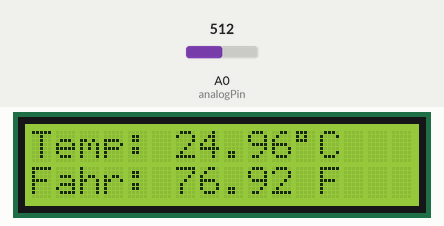
The sketch below on a simulated Arduino Uno, built with avr-gcc and run on an emulated ATmega328P. On the bench: 16×2 character LCD. Inputs (shaded band) come from the test bench; at power-on: A0 (analogPin) = 512.

Above: at 1.2 s.
1.3 s: A0 (analogPin) set to 357
At 2.3 s:
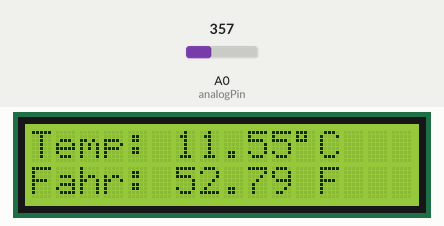
3.0 s: A0 (analogPin) set to 325
At 3.7 s:
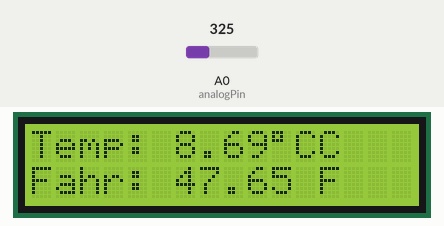
4.6 s: A0 (analogPin) set to 250
At 5.1 s:
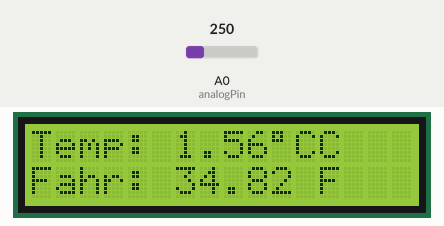
6.2 s: A0 (analogPin) set to 227
At 7.4 s:
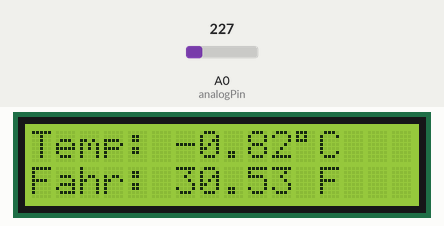
7.7 s: A0 (analogPin) set to 142
At 8.8 s:
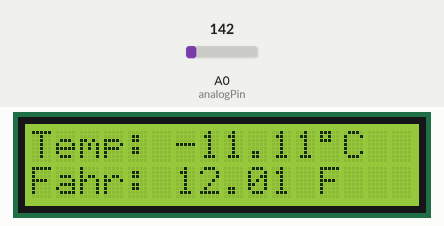
9.3 s: A0 (analogPin) set to 124
At 10.2 s:
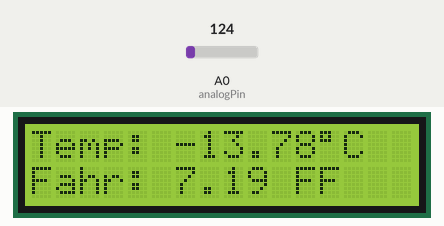
Timing chart, 0 to 11.9 s (numbered marks = the images above; inputs shaded):
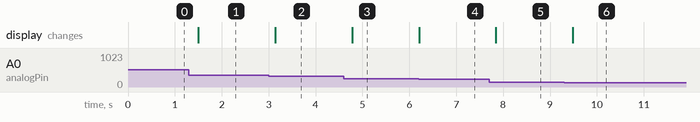

The sketch:

Thermistor.ino
```cpp
// include the library code:
#include <LiquidCrystal.h>
// initialize the library with the numbers of the interface pins
LiquidCrystal lcd(4, 5, 10, 11, 12, 13);

#define analogPin  A0 //the thermistor attach to
  #define beta 3950 //the beta of the thermistor
#define resistance 10 //the value of the pull-up resistor

void setup()
{
  // set up the LCD's number of columns and rows:
  lcd.begin(16, 2);
  lcd.clear();
}

void loop()
{
  //read thermistor value
  long a =analogRead(analogPin);
  //the calculating formula of temperature
  float tempC = beta /(log((1025.0 * 10 / a - 10) / 10) + beta / 298.0) - 273.0;
  float tempF = 1.8*tempC + 32.0;
  lcd.setCursor(0, 0); // set the cursor to column 0, line 0
  lcd.print("Temp: ");// Print a message of "Temp: "to the LCD.
  // Print a centigrade temperature to the LCD.
  lcd.print(tempC);
  // Print the unit of the centigrade temperature to the LCD.
  lcd.print(char(223));//print the unit" ℃ "
  lcd.print("C");
  // (note: line 1 is the second row, since counting begins with 0):
  lcd.setCursor(0, 1); // set the cursor to column 0, line 1
  lcd.print("Fahr: ");
  lcd.print(tempF);// Print a Fahrenheit temperature to the LCD.
  lcd.print(" F"); // Print the unit of the Fahrenheit temperature to the LCD.
  delay(200); //wait for 100 milliseconds
}
```

Measured:
- the behaviour switches between 340 and 339 on A0 (analogPin) (found by bisection; images 1 and 2)
- the behaviour switches between 235 and 234 on A0 (analogPin) (found by bisection; images 3 and 4)
- the behaviour switches between 135 and 134 on A0 (analogPin) (found by bisection; images 5 and 6)
- after the input at 1.3 s, the display: changes after 0.20 s (image 1)
- after the input at 3.0 s, the display: changes after 0.14 s (image 2)
- after the input at 4.6 s, the display: changes after 0.18 s (image 3)
- after the input at 6.2 s, the display: changes at once (image 4)
- after the input at 7.7 s, the display: changes after 0.15 s (image 5)
- after the input at 9.3 s, the display: changes after 0.19 s (image 6)
